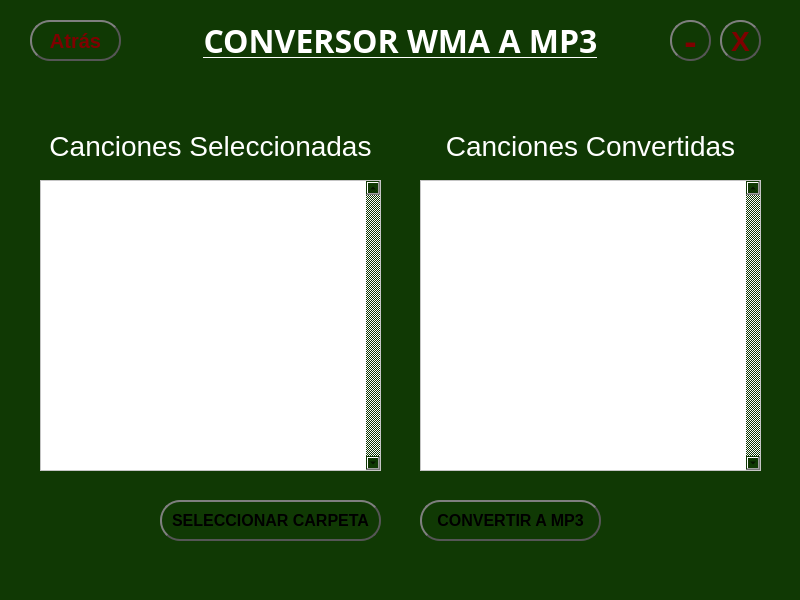
<?xml version="1.0" encoding="UTF-8"?>
<ui version="4.0">
 <class>MainWindow</class>
 <widget class="QMainWindow" name="MainWindow">
  <property name="geometry">
   <rect>
    <x>0</x>
    <y>0</y>
    <width>800</width>
    <height>600</height>
   </rect>
  </property>
  <property name="windowTitle">
   <string>AUDIOPALMA</string>
  </property>
  <property name="windowIcon">
   <iconset>
    <normaloff>../image/youtube.png</normaloff>../image/youtube.png</iconset>
  </property>
  <property name="styleSheet">
   <string notr="true">background-color: rgb(16, 57,4 0);</string>
  </property>
  <widget class="QWidget" name="centralwidget">
   <widget class="QPushButton" name="btn_atras">
    <property name="geometry">
     <rect>
      <x>30</x>
      <y>20</y>
      <width>91</width>
      <height>41</height>
     </rect>
    </property>
    <property name="font">
     <font>
      <pointsize>15</pointsize>
      <weight>75</weight>
      <bold>true</bold>
     </font>
    </property>
    <property name="styleSheet">
     <string notr="true">QPushButton {
    color: rgb(127,0,0);
    border: 2px solid #555;
    border-radius: 20px;
    border-style: outset;
    background: qradialgradient(
        cx: 0.3, cy: -0.4, fx: 0.3, fy: -0.4,
        radius: 1.35, stop: 0 #48dc6e, stop: 1 #39ae57
        );
    padding: 5px;
    }

QPushButton:hover {
    background: qradialgradient(
        cx: 0.3, cy: -0.4, fx: 0.3, fy: -0.4,
        radius: 1.35, stop: 0 #48dc6e, stop: 1 #50f379
        );
    }

QPushButton:pressed {
    border-style: inset;
    background: qradialgradient(
        cx: 0.4, cy: -0.1, fx: 0.4, fy: -0.1,
        radius: 1.35, stop: 0 #48dc6e, stop: 1 #ddd
        );
    }</string>
    </property>
    <property name="text">
     <string>Atrás</string>
    </property>
   </widget>
   <widget class="QPushButton" name="btn_minimizar">
    <property name="geometry">
     <rect>
      <x>670</x>
      <y>20</y>
      <width>41</width>
      <height>41</height>
     </rect>
    </property>
    <property name="font">
     <font>
      <pointsize>28</pointsize>
      <weight>75</weight>
      <bold>true</bold>
     </font>
    </property>
    <property name="styleSheet">
     <string notr="true">QPushButton {
    color: rgb(127,0,0);
    border: 2px solid #555;
    border-radius: 20px;
    border-style: outset;
    background: qradialgradient(
        cx: 0.3, cy: -0.4, fx: 0.3, fy: -0.4,
        radius: 1.35, stop: 0 #48dc6e, stop: 1 #39ae57
        );
    padding: 5px;
    }

QPushButton:hover {
    background: qradialgradient(
        cx: 0.3, cy: -0.4, fx: 0.3, fy: -0.4,
        radius: 1.35, stop: 0 #48dc6e, stop: 1 #50f379
        );
    }

QPushButton:pressed {
    border-style: inset;
    background: qradialgradient(
        cx: 0.4, cy: -0.1, fx: 0.4, fy: -0.1,
        radius: 1.35, stop: 0 #48dc6e, stop: 1 #ddd
        );
    }
QPushButton:disabled {
    background-color: #6a737c;
    color: #333;
	}</string>
    </property>
    <property name="text">
     <string>-</string>
    </property>
   </widget>
   <widget class="QPushButton" name="btn_salir">
    <property name="geometry">
     <rect>
      <x>720</x>
      <y>20</y>
      <width>41</width>
      <height>41</height>
     </rect>
    </property>
    <property name="font">
     <font>
      <pointsize>21</pointsize>
      <weight>75</weight>
      <bold>true</bold>
     </font>
    </property>
    <property name="styleSheet">
     <string notr="true">QPushButton {
    color: rgb(127,0,0);
    border: 2px solid #555;
    border-radius: 20px;
    border-style: outset;
    background: qradialgradient(
        cx: 0.3, cy: -0.4, fx: 0.3, fy: -0.4,
        radius: 1.35, stop: 0 #48dc6e, stop: 1 #39ae57
        );
    padding: 5px;
    }

QPushButton:hover {
    background: qradialgradient(
        cx: 0.3, cy: -0.4, fx: 0.3, fy: -0.4,
        radius: 1.35, stop: 0 #48dc6e, stop: 1 #50f379
        );
    }

QPushButton:pressed {
    border-style: inset;
    background: qradialgradient(
        cx: 0.4, cy: -0.1, fx: 0.4, fy: -0.1,
        radius: 1.35, stop: 0 #48dc6e, stop: 1 #ddd
        );
    }
QPushButton:disabled {
    background-color: #6a737c;
    color: #333;
	}</string>
    </property>
    <property name="text">
     <string>X</string>
    </property>
   </widget>
   <widget class="QPushButton" name="btn_sel_carpeta">
    <property name="geometry">
     <rect>
      <x>160</x>
      <y>500</y>
      <width>221</width>
      <height>41</height>
     </rect>
    </property>
    <property name="font">
     <font>
      <pointsize>12</pointsize>
      <weight>75</weight>
      <bold>true</bold>
     </font>
    </property>
    <property name="styleSheet">
     <string notr="true">QPushButton {
    color: rgb(0,0,0);
    border: 2px solid #555;
    border-radius: 20px;
    border-style: outset;
    background: qradialgradient(
        cx: 0.3, cy: -0.4, fx: 0.3, fy: -0.4,
        radius: 1.35, stop: 0 #97baff, stop: 1 #2e75ff
        );
    padding: 5px;
    }

QPushButton:hover {
    background: qradialgradient(
        cx: 0.3, cy: -0.4, fx: 0.3, fy: -0.4,
        radius: 1.35, stop: 0 #4ab3ff, stop: 1 #4ab3ff
        );
    }

QPushButton:pressed {
    border-style: inset;
    background: qradialgradient(
        cx: 0.4, cy: -0.1, fx: 0.4, fy: -0.1,
        radius: 1.35, stop: 0 #4ab3ff, stop: 1 #ddd
        );
    }
QPushButton:disabled {
    background-color: #6a737c;
    color: #333;
	}</string>
    </property>
    <property name="text">
     <string>SELECCIONAR CARPETA</string>
    </property>
   </widget>
   <widget class="QPushButton" name="btn_convertir">
    <property name="geometry">
     <rect>
      <x>420</x>
      <y>500</y>
      <width>181</width>
      <height>41</height>
     </rect>
    </property>
    <property name="font">
     <font>
      <pointsize>12</pointsize>
      <weight>75</weight>
      <bold>true</bold>
     </font>
    </property>
    <property name="styleSheet">
     <string notr="true">QPushButton {
    color: rgb(0,0,0);
    border: 2px solid #555;
    border-radius: 20px;
    border-style: outset;
    background: qradialgradient(
        cx: 0.3, cy: -0.4, fx: 0.3, fy: -0.4,
        radius: 1.35, stop: 0 #8fff84, stop: 1 #3eff2a
        );
    padding: 5px;
    }

QPushButton:hover {
    background: qradialgradient(
        cx: 0.3, cy: -0.4, fx: 0.3, fy: -0.4,
        radius: 1.35, stop: 0 #19ff00, stop: 1 #19ff00
        );
    }

QPushButton:pressed {
    border-style: inset;
    background: qradialgradient(
        cx: 0.4, cy: -0.1, fx: 0.4, fy: -0.1,
        radius: 1.35, stop: 0 #19ff00, stop: 1 #ddd
        );
    }
QPushButton:disabled {
    background-color: #6a737c;
    color: #333;
	}</string>
    </property>
    <property name="text">
     <string>CONVERTIR A MP3</string>
    </property>
   </widget>
   <widget class="QLabel" name="lbl_titulo">
    <property name="geometry">
     <rect>
      <x>180</x>
      <y>20</y>
      <width>441</width>
      <height>41</height>
     </rect>
    </property>
    <property name="font">
     <font>
      <family>padmaa-Bold.1.1</family>
      <pointsize>24</pointsize>
      <weight>75</weight>
      <italic>false</italic>
      <bold>true</bold>
      <underline>true</underline>
     </font>
    </property>
    <property name="styleSheet">
     <string notr="true">color: rgb(255,255,255);</string>
    </property>
    <property name="text">
     <string>CONVERSOR WMA A MP3</string>
    </property>
    <property name="alignment">
     <set>Qt::AlignCenter</set>
    </property>
   </widget>
   <widget class="QScrollArea" name="scroll_lbl_canciones_seleccionadas">
    <property name="geometry">
     <rect>
      <x>40</x>
      <y>180</y>
      <width>341</width>
      <height>291</height>
     </rect>
    </property>
    <property name="styleSheet">
     <string notr="true">background: rgb(255,255,255);</string>
    </property>
    <property name="verticalScrollBarPolicy">
     <enum>Qt::ScrollBarAlwaysOn</enum>
    </property>
    <property name="sizeAdjustPolicy">
     <enum>QAbstractScrollArea::AdjustIgnored</enum>
    </property>
    <property name="widgetResizable">
     <bool>true</bool>
    </property>
    <widget class="QWidget" name="scrollAreaWidgetContents_2">
     <property name="geometry">
      <rect>
       <x>0</x>
       <y>0</y>
       <width>326</width>
       <height>289</height>
      </rect>
     </property>
     <layout class="QVBoxLayout" name="verticalLayout">
      <item>
       <widget class="QLabel" name="lbl_canciones_seleccionadas">
        <property name="font">
         <font>
          <pointsize>15</pointsize>
         </font>
        </property>
        <property name="styleSheet">
         <string notr="true">color: rgb(0,0,0);
background: rgb(255,255,255);</string>
        </property>
        <property name="text">
         <string/>
        </property>
        <property name="alignment">
         <set>Qt::AlignLeading|Qt::AlignLeft|Qt::AlignTop</set>
        </property>
       </widget>
      </item>
     </layout>
    </widget>
   </widget>
   <widget class="QLabel" name="lbl_titulo_2">
    <property name="geometry">
     <rect>
      <x>30</x>
      <y>130</y>
      <width>361</width>
      <height>31</height>
     </rect>
    </property>
    <property name="font">
     <font>
      <pointsize>21</pointsize>
      <weight>50</weight>
      <bold>false</bold>
     </font>
    </property>
    <property name="styleSheet">
     <string notr="true">color: rgb(255,255,255);</string>
    </property>
    <property name="text">
     <string>Canciones Seleccionadas</string>
    </property>
    <property name="alignment">
     <set>Qt::AlignCenter</set>
    </property>
   </widget>
   <widget class="QScrollArea" name="scroll_lbl_canciones_convertidas">
    <property name="geometry">
     <rect>
      <x>420</x>
      <y>180</y>
      <width>341</width>
      <height>291</height>
     </rect>
    </property>
    <property name="styleSheet">
     <string notr="true">background: rgb(255,255,255);</string>
    </property>
    <property name="verticalScrollBarPolicy">
     <enum>Qt::ScrollBarAlwaysOn</enum>
    </property>
    <property name="widgetResizable">
     <bool>true</bool>
    </property>
    <widget class="QWidget" name="scrollAreaWidgetContents_3">
     <property name="geometry">
      <rect>
       <x>0</x>
       <y>0</y>
       <width>326</width>
       <height>289</height>
      </rect>
     </property>
     <layout class="QVBoxLayout" name="verticalLayout_2">
      <item>
       <widget class="QLabel" name="lbl_canciones_convertidas">
        <property name="font">
         <font>
          <pointsize>15</pointsize>
         </font>
        </property>
        <property name="styleSheet">
         <string notr="true">color: rgb(0,0,0);
background: rgb(255,255,255);</string>
        </property>
        <property name="text">
         <string/>
        </property>
        <property name="alignment">
         <set>Qt::AlignLeading|Qt::AlignLeft|Qt::AlignTop</set>
        </property>
       </widget>
      </item>
     </layout>
    </widget>
   </widget>
   <widget class="QLabel" name="lbl_titulo_3">
    <property name="geometry">
     <rect>
      <x>410</x>
      <y>130</y>
      <width>361</width>
      <height>31</height>
     </rect>
    </property>
    <property name="font">
     <font>
      <pointsize>21</pointsize>
     </font>
    </property>
    <property name="styleSheet">
     <string notr="true">color: rgb(255,255,255);</string>
    </property>
    <property name="text">
     <string>Canciones Convertidas</string>
    </property>
    <property name="alignment">
     <set>Qt::AlignCenter</set>
    </property>
   </widget>
   <widget class="QLabel" name="lbl_progreso">
    <property name="geometry">
     <rect>
      <x>300</x>
      <y>80</y>
      <width>201</width>
      <height>31</height>
     </rect>
    </property>
    <property name="font">
     <font>
      <pointsize>21</pointsize>
     </font>
    </property>
    <property name="styleSheet">
     <string notr="true">color: rgb(255, 255, 255);</string>
    </property>
    <property name="text">
     <string/>
    </property>
    <property name="alignment">
     <set>Qt::AlignCenter</set>
    </property>
   </widget>
  </widget>
  <widget class="QMenuBar" name="menubar">
   <property name="geometry">
    <rect>
     <x>0</x>
     <y>0</y>
     <width>800</width>
     <height>24</height>
    </rect>
   </property>
  </widget>
  <widget class="QStatusBar" name="statusbar"/>
 </widget>
 <resources/>
 <connections/>
</ui>
